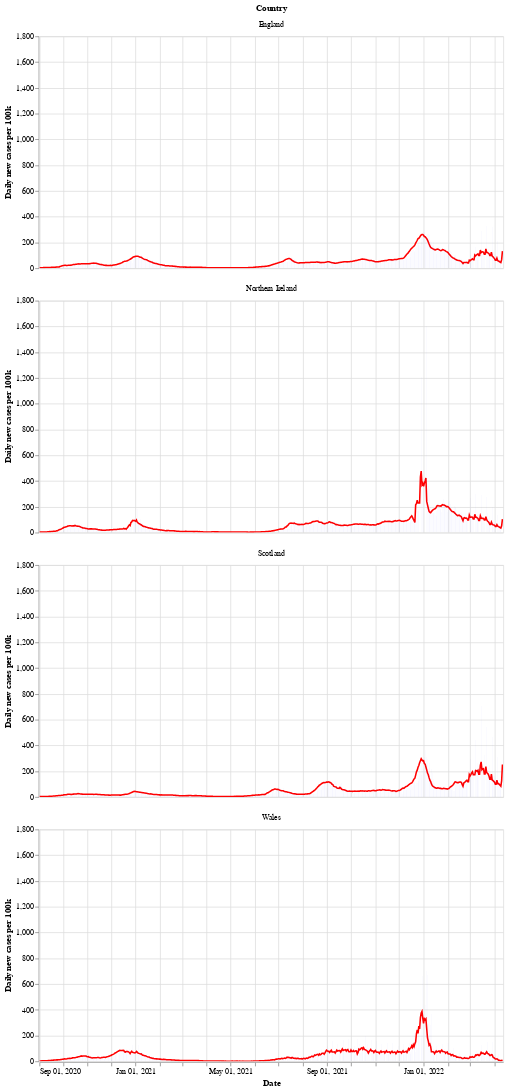

Notebook source saved alongside this figure:
### Markdown cell above
Next is a bar chart of the number of new cases in each country (per 100k population), with the 7 day moving average of cases. Again we see that Wales saw a longer period of raising and falling cases compared to the other countries.

After a period of cases falling, each nation is now seeing a rise in the number of cases - especially in Wales.

### Code cell
# collapse
bars = alt.Chart(uk_cases).mark_bar().encode(
    x=alt.X("yearmonthdate(date):T", axis=alt.Axis(title='Date')),
    y=alt.Y("newCasesRate:Q", axis=alt.Axis(title='Daily new cases per 100k')),
    tooltip='newCasesRate',
    color=alt.condition(
        alt.datum.dailyChange > 0,
        alt.value("orange"),  # The positive color
        alt.value("blue")  # The negative color
    )
).properties(title='New cases per 100k population with rolling 7 day average', width=600).interactive()
line = alt.Chart(uk_cases).mark_line(
    color='red',
    size=2,
).transform_window(
    rolling_mean='mean(newCasesRate)',
    frame=[0, 7],
    groupby=['areaName']
).encode(
    x='yearmonthdate(date):T',
    y='rolling_mean:Q'
)
alt.layer(line, bars, data=uk_cases).facet(alt.Row('areaName', title='Country'), columns=1)

### Figure 1 — Vega-Lite specification as saved in the notebook (floating-point values rounded to 4 significant figures; data arrays with more than 128 entries replaced by an {"elided": "..."} marker saying what was removed)
{"config": {"view": {"continuousWidth": 400, "continuousHeight": 300}}, "data": {"name": "data-592998bd33a9647fd2412765e81750ef"}, "facet": {"type": "nominal", "field": "areaName", "title": "Country"}, "spec": {"layer": [{"mark": {"type": "line", "color": "red", "size": 2}, "encoding": {"x": {"type": "temporal", "field": "date", "timeUnit": "yearmonthdate"}, "y": {"type": "quantitative", "field": "rolling_mean"}}, "transform": [{"window": [{"op": "mean", "field": "newCasesRate", "as": "rolling_mean"}], "frame": [0, 7], "groupby": ["areaName"]}]}, {"mark": "bar", "encoding": {"color": {"condition": {"value": "orange", "test": "(datum.dailyChange > 0)"}, "value": "blue"}, "tooltip": {"type": "quantitative", "field": "newCasesRate"}, "x": {"type": "temporal", "axis": {"title": "Date"}, "field": "date", "timeUnit": "yearmonthdate"}, "y": {"type": "quantitative", "axis": {"title": "Daily new cases per 100k"}, "field": "newCasesRate"}}, "selection": {"selector002": {"type": "interval", "bind": "scales", "encodings": ["x", "y"]}}, "title": "New cases per 100k population with rolling 7 day average", "width": 600}]}, "columns": 1, "$schema": "https://vega.github.io/schema/vega-lite/v4.8.1.json", "datasets": {"data-592998bd33a9647fd2412765e81750ef": {"elided": "2352 records"}}}
